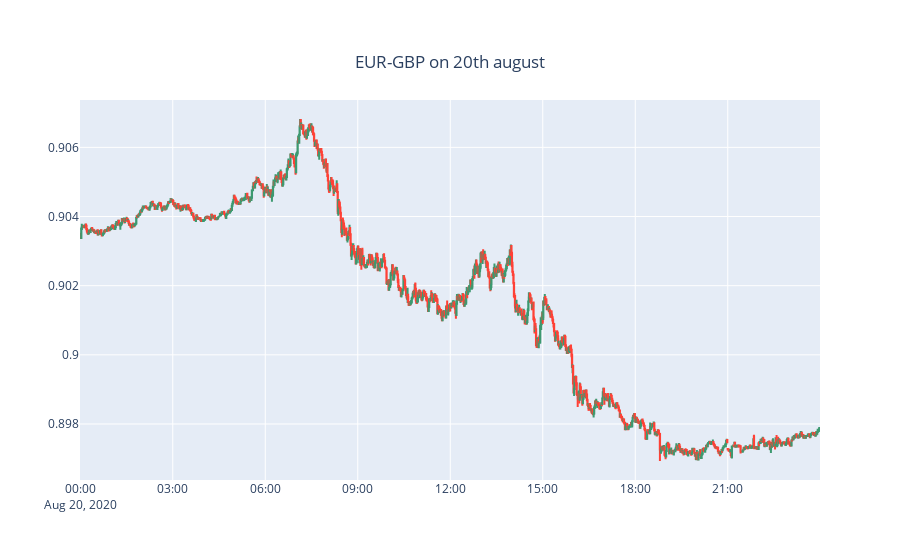

Notebook code for this chart:
### Code cell
import plotly.graph_objects as go
from datetime import datetime
df2=EURGBP2
mask = (df2['time'] >= '2020-08-20') & (df2['time'] < '2020-08-21')
df2=df2.loc[mask]

fig = go.Figure(data=[go.Candlestick(x=df2['time'],
                open=df2['open'],
                high=df2['high'],
                low=df2['low'],
                close=df2['close'])])
fig.update_layout(xaxis_rangeslider_visible=False,
                  title={'text': "EUR-GBP on 20th august",'y':0.9,'x':0.5,'xanchor': 'center','yanchor': 'top'})

fig.show()

### Figure 1 — Plotly figure (JSON) as saved in the notebook; plotly's stock layout.template omitted (floating-point values rounded to 4 significant figures; data arrays with more than 128 entries replaced by an {"elided": "..."} marker saying what was removed)
{"data": [{"close": {"elided": "1438 float values"}, "high": {"elided": "1438 float values"}, "low": {"elided": "1438 float values"}, "open": {"elided": "1438 float values"}, "type": "candlestick", "x": {"elided": "1438 str values"}}], "layout": {"title": {"text": "EUR-GBP on 20th august", "x": 0.5, "xanchor": "center", "y": 0.9, "yanchor": "top"}, "xaxis": {"rangeslider": {"visible": false}}}}
